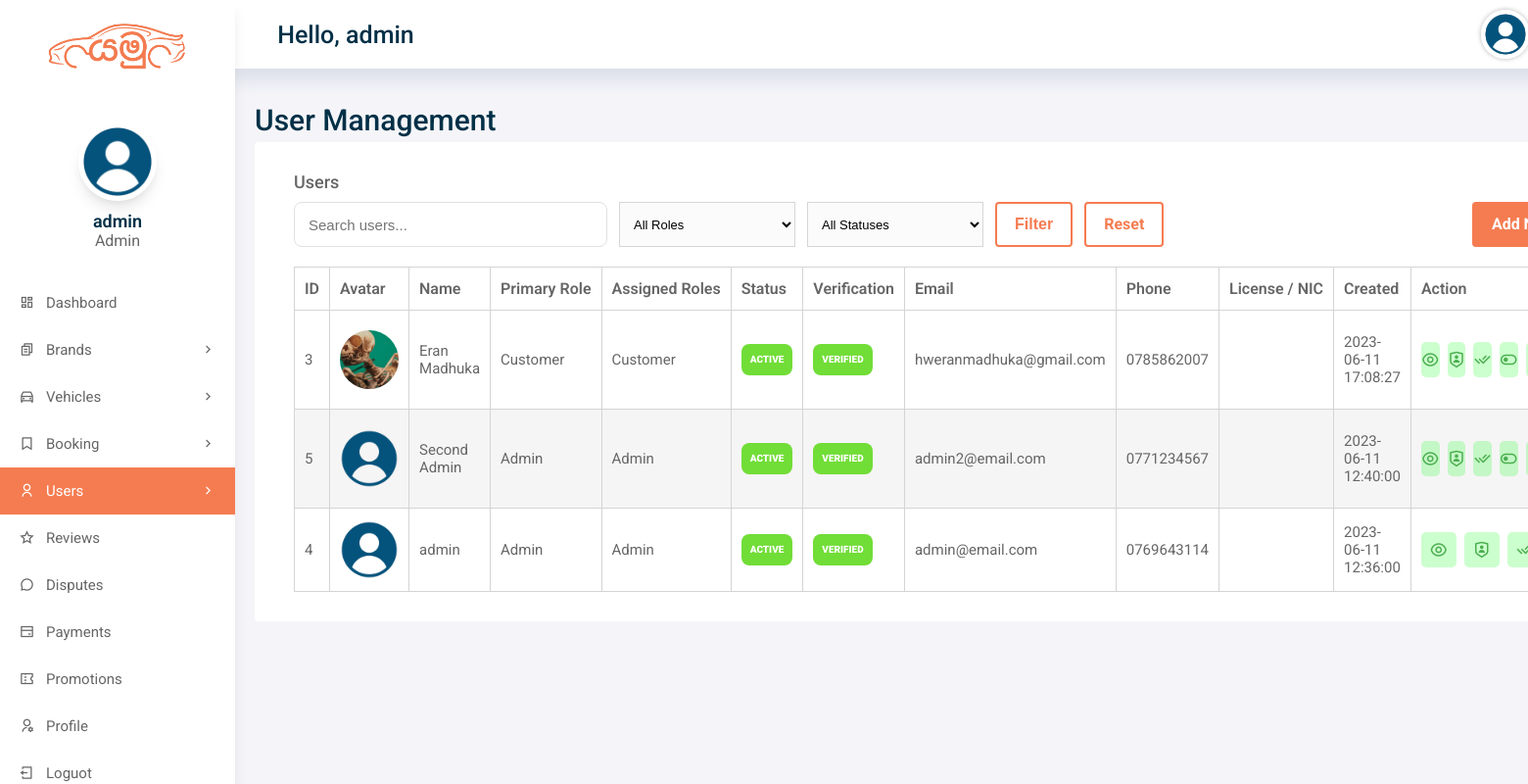
/admin/users.php (signed in), run on the app's committed database.
### tables this page shows
CREATE TABLE IF NOT EXISTS `users` (
  `user_id` int(11) NOT NULL AUTO_INCREMENT,
  `username` varchar(50) DEFAULT NULL,
  `password` varchar(50) DEFAULT NULL,
  `role` enum('admin','staff','driver','customer') NOT NULL DEFAULT 'customer',
  `full_name` varchar(255) DEFAULT NULL,
  `email` varchar(255) DEFAULT NULL,
  `address` longtext,
  `city` varchar(50) DEFAULT NULL,
  `phone` varchar(11) DEFAULT NULL,
  `dob` varchar(50) DEFAULT NULL,
  `license_or_nic` varchar(100) DEFAULT NULL,
  `verification_status` varchar(20) NOT NULL DEFAULT 'verified',
  `bio` longtext,
  `profile_pic` varchar(255) DEFAULT NULL,
  `account_status` varchar(20) NOT NULL DEFAULT 'active',
  `rag_date` datetime DEFAULT NULL,
  `created_at` datetime DEFAULT NULL,
  `updated_at` datetime DEFAULT NULL,
  PRIMARY KEY (`user_id`)
);

### includes/auth.php (called while the page is built, shortened)
<?php
function yamu_e($value)
{
    return htmlspecialchars((string) $value, ENT_QUOTES, 'UTF-8');
}
function yamu_normalize_role($role)
{
    $role = strtolower(trim((string) $role));
    $allowedRoles = ['admin', 'staff', 'driver', 'customer'];
    return in_array($role, $allowedRoles, true) ? $role : 'customer';
}
function yamu_role_label($role)
{
    return ucfirst(yamu_normalize_role($role));
}
function yamu_table_exists($conn, $tableName)
{
    $key = spl_object_hash($conn) . ':' . $tableName;
    $escapedTable = mysqli_real_escape_string($conn, (string) $tableName);
    $result = @mysqli_query($conn, "SHOW TABLES LIKE '{$escapedTable}'");
    $exists = $result instanceof mysqli_result && $result->num_rows > 0;
    return $exists;
}
function yamu_badge_class($status)
{
    $status = strtolower(trim((string) $status));
    if (in_array($status, ['active', 'approved', 'verified', 'confirmed', 'completed', 'paid', 'available', 'good', 'visible', 'resolved'], true)) {
        return 'Status-conpleted-badge';
    }
    return 'Status-inactive-badge';
}

### admin/users.php (the view, shortened to what this page needs)
<?php
require_once __DIR__ . '/../includes/auth.php';
include 'includes/config.php';
$search = trim((string) ($_GET['search'] ?? ''));
$hasUserRolesTable = yamu_table_exists($conn, 'user_roles');
function yamu_admin_bind_dynamic_params($stmt, $types, array &$values)
{
    if ($types === '' || empty($values)) {
        return;
    }
}
$sql = '';
$types = '';
$params = [];
if ($hasUserRolesTable) {
    $sql = "SELECT u.*, ur_agg.assigned_roles
            FROM users u
            LEFT JOIN (
                SELECT user_id, GROUP_CONCAT(DISTINCT role_key ORDER BY FIELD(role_key, 'customer', 'driver', 'staff', 'admin') SEPARATOR ', ') AS assigned_roles
                FROM user_roles
                GROUP BY user_id
            ) ur_agg ON ur_agg.user_id = u.user_id";
}
$sql .= ' ORDER BY created_at DESC, user_id DESC';
$stmt = $conn->prepare($sql);
if ($stmt) {
    yamu_admin_bind_dynamic_params($stmt, $types, $params);
    $stmt->execute();
    $result = $stmt->get_result();
}
?>
<!DOCTYPE html>
<html lang="en">
<head>
    <?php
        include('includes/header.php');
    ?>
</head>
<body>
    <div class="grid-container">
        <?php
            include('includes/menu.php');
        ?>
        <?php
            include('includes/aside.php');
        ?>
        <main class="main">
            <h2>User Management</h2>
            <div class="main-cards">
                <div class="card">
                    <h3>Users</h3>
                    <div class="card-title">
                        <form action="" method="GET">
                            <div class="search-box">
                                <input type="text" name="search" value="<?php echo yamu_e($search); ?>" placeholder="Search users..." />
                            </div>
                            <select name="role" style="width: 180px;">
                                <option value="">All Roles</option>
                            </select>
                            <select name="status" style="width: 180px;">
                                <option value="">All Statuses</option>
                            </select>
                            <button type="submit" class="btn second-btn">Filter</button>
                            <a href="users.php" class="btn second-btn">Reset</a>
                            <a href="user-add.php" class="btn main-btn">Add New +</a>
                        </form>
                    </div>
                    <div class="table-wrap">
                    <table id="table">
                        <thead>
                            <tr>
                                <th>ID</th>
                                <th>Avatar</th>
                                <th>Name</th>
                                <th>Primary Role</th>
                                <th>Assigned Roles</th>
                                <th>Status</th>
                                <th>Verification</th>
                                <th>Email</th>
                                <th>Phone</th>
                                <th>License / NIC</th>
                                <th>Created</th>
                                <th>Action</th>
                            </tr>
                        </thead>
                        <tbody class="table-body">
                        <?php
                            if ($result && $result->num_rows > 0) {
                                while ($row = $result->fetch_assoc()) {
                                    $statusClass = yamu_badge_class($row['account_status']);
                                    $verificationClass = yamu_badge_class($row['verification_status']);
                                    $assignedRolesLabel = ucfirst($row['role']);
                                    if (!empty($row['assigned_roles'])) {
                                        $assignedRoleParts = array_filter(array_map('trim', explode(',', $row['assigned_roles'])));
                                        $assignedRoleParts = array_map(function ($roleValue) {
                                            return yamu_role_label($roleValue);
                                        }, $assignedRoleParts);
                                        $assignedRolesLabel = implode(', ', $assignedRoleParts);
                                    }
                                    ?>
                                    <tr>
                                        <td><?php echo yamu_e($row['user_id']); ?></td>
                                        <td class="image-cell"><img src="../assets/images/uploads/avatar/<?php echo yamu_e($row['profile_pic']); ?>" alt="avatar" class="table-avatar"></td>
                                        <td><?php echo yamu_e($row['full_name']); ?></td>
                                        <td><?php echo yamu_e(ucfirst($row['role'])); ?></td>
                                        <td><?php echo yamu_e($assignedRolesLabel); ?></td>
                                        <td><span class="<?php echo yamu_e($statusClass); ?>"><?php echo yamu_e(ucfirst($row['account_status'])); ?></span></td>
                                        <td><span class="<?php echo yamu_e($verificationClass); ?>"><?php echo yamu_e(ucfirst(str_replace('_', ' ', $row['verification_status']))); ?></span></td>
                                        <td><?php echo yamu_e($row['email']); ?></td>
                                        <td><?php echo yamu_e($row['phone']); ?></td>
                                        <td><?php echo yamu_e($row['license_or_nic']); ?></td>
                                        <td><?php echo yamu_e($row['created_at'] ?: $row['rag_date']); ?></td>
                                        <td class="action-cell">
                                            <div class="table-actions">
                                            <a class="edit-badge" title="Details" href="user-details.php?user_id=<?php echo $row['user_id']; ?>"><i class="ri-eye-line"></i></a>
                                            <a class="edit-badge" title="Roles" href="user-roles.php?user_id=<?php echo $row['user_id']; ?>"><i class="ri-shield-user-line"></i></a>
                                            <a class="edit-badge" title="Verify" href="user-verify.php?user_id=<?php echo $row['user_id']; ?>"><i class="ri-check-double-line"></i></a>
                                            <a class="edit-badge" title="Status" href="user-status.php?user_id=<?php echo $row['user_id']; ?>"><i class="ri-toggle-line"></i></a>
                                            <a class="edit-badge" title="Edit" href="user-edit.php?user_id=<?php echo $row['user_id']; ?>"><i class="ri-pencil-fill"></i></a>
                                            </div>
                                        </td>
                                    </tr>
                                    <?php
                                }
                            } else {
                                echo "<tr><td colspan='12'>No users found.</td></tr>";
                            }
                        ?>
                        </tbody>
                    </table>
                    </div>
                </div>
            </div>
        </main>
    </div>
</body>
</html>

### assets/css/style.css (style rules this page uses)
* { margin: 0; padding: 0; box-sizing: border-box; }
a, a:hover { text-decoration: none; color: var(--text-color); }
:root { --primary-color: #F57C51; --secondary-color: #FDE5DC; --text-color: #023047; --text-gray: #666666; --bg-color: #F2F5F7; --primary-font: 'Ubuntu', sans-serif; --secondry-font: 'Roboto', sans-serif; }
html { scroll-behavior: smooth; }
body { font-family: var(--secondry-font); overflow-x: hidden; }
h2 { color: var(--text-color); font-size: 45px; font-weight: 700; line-height: 45px; }
h3 { color: var(--text-gray); font-weight: 500; font-size: 18px; }
.btn { box-sizing: border-box; padding: 12px 18px; border-radius: 4px; display: inline-block; cursor: pointer; position: relative; transition: 0.3s ease-in-out; font-size: 16px; font-weight: 700; }
.main-btn { background: var(--primary-color); color: #FFF; border: 2px solid var(--primary-color); }
.second-btn { background: transparent; color: var(--primary-color); border: 2px solid var(--primary-color); }
.card { min-width: 200px; height: auto; box-shadow: rgba(149, 157, 165, 0.2) 0px 8px 24px; border-radius: 8px; transition: all .3s; text-align: center; }
footer a, span { color: #FFF; transition: all .3s ease-in-out; }
table { border-collapse: collapse; background: #FFF; border-radius: 0; overflow: hidden; width: 100%; margin: 30px auto; position: relative; table-layout: auto; }
table thead tr { height: 40px; background: #FFF; }
table thead th { font-size: 16px; font-weight: 600; color: var(--text-gray); line-height: 1.2; }
table tbody tr { height: 50px; font-size: 15px; color: var(--text-gray); line-height: 1.2; font-weight: unset; cursor: pointer }
table th, td { border: 1px solid #dddcdc; padding: 5px; }
table tbody tr:nth-child(even) { background-color: #f5f5f5; }
.action-cell { width: 1%; min-width: 150px; white-space: nowrap; }
.table-actions { display: inline-flex; align-items: center; gap: 8px; flex-wrap: wrap; min-width: max-content; }
.Status-active-badge, .Status-conpleted-badge, .Status-pending-badge, .Status-cancelled-badge, .Status-inactive-badge { display: inline-flex; align-items: center; justify-content: center; font-size: 10px; font-weight: 900; text-transform: uppercase; padding: 8px 9px; min-height: 32px; border-radius: 8px; text-align: center; line-height: 1; text-decoration: none; }
.Status-conpleted-badge { background: #71dd37; color: #FFF; }
.edit-badge, .del-badge { display: inline-flex; align-items: center; justify-content: center; width: 38px; height: 38px; padding: 0; border-radius: 8px; font-size: 18px; line-height: 1; text-decoration: none; box-sizing: border-box; vertical-align: middle; transition: 0.3s ease-in-out; }
.edit-badge { background-color: rgba(0, 255, 10, 0.16); color: #4caf50; }

### data on the page
users: user_id "3", profile_pic (picture), full_name "Eran Madhuka", role "Customer", assignedRolesLabel "Customer", account_status "ACTIVE", verification_status "VERIFIED", email "hweranmadhuka@gmail.com", phone "0785862007", created_at "2023-06-11 17:08:27"
users: user_id "5", profile_pic (placeholder picture), full_name "Second Admin", role "Admin", assignedRolesLabel "Admin", account_status "ACTIVE", verification_status "VERIFIED", email "admin2@email.com", phone "0771234567", created_at "2023-06-11 12:40:00"
users: user_id "4", profile_pic (placeholder picture), full_name "admin", role "Admin", assignedRolesLabel "Admin", account_status "ACTIVE", verification_status "VERIFIED", email "admin@email.com", phone "0769643114", created_at "2023-06-11 12:36:00"

### other printed values
yamu_e($_SESSION['admin']['username']) "admin"
yamu_e($_SESSION['admin']['name']) "admin"
yamu_e($_SESSION['admin']['role'] ?? 'admin') "Admin"
